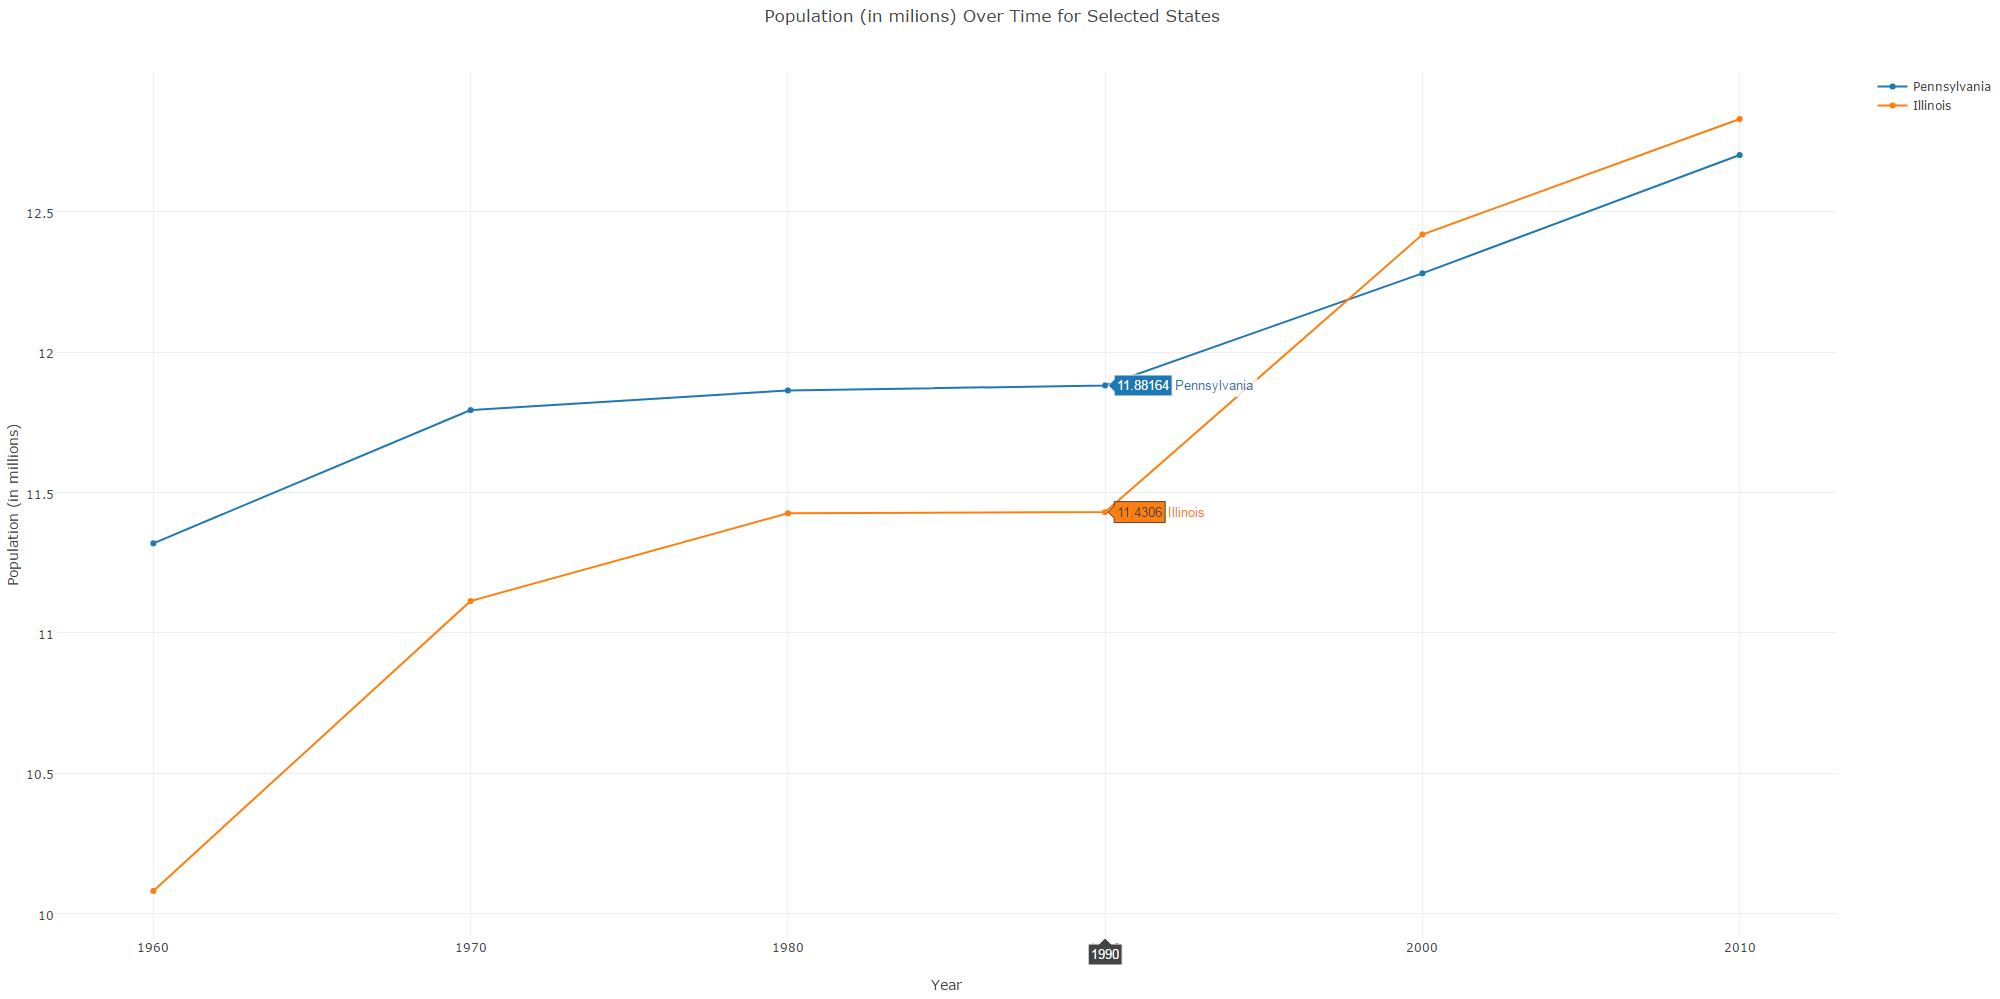

Reproduce this figure in Python.
# This script creates an interactive line graph using 'census_data.csv'.

# A description of 'census_data.csv' can be found in 'census_data_scrape_and_process.R'.

################
# IMPORT MODULES
################

# Import modules.
import os
import pandas as pd
import numpy as np
import plotly
from plotly.graph_objs import Scatter, Layout

#############
# IMPORT DATA
#############

# Set working directory.
# This obviously needs to be changed depending on the computer being used.
os.chdir('D:\\Users\\JBansal\\Documents\\GitHub\\visualizations')

# Load data.
census_data = pd.read_csv('census_data.csv',
                          encoding = 'latin-1')

################
# TRANSFORM DATA
################

# Divide population values by 1000000 for easier graph viewing.
census_data['1960'] = census_data['1960'] / 1000000
census_data['1970'] = census_data['1970'] / 1000000
census_data['1980'] = census_data['1980'] / 1000000
census_data['1990'] = census_data['1990'] / 1000000
census_data['2000'] = census_data['2000'] / 1000000
census_data['2010'] = census_data['2010'] / 1000000

# Subset data.
census_subset = census_data[census_data['Name'].isin(['Pennsylvania', 'Illinois'])][['Name', '1960', '1970', '1980', '1990', '2000', '2010']]

# Reset 'census_subset' index.
census_subset.reset_index(drop = True,
                          inplace = True)

# Melt 'census_subset' to allow line graph and rename columns.
census_subset = pd.melt(census_subset,
                        id_vars = 'Name')
census_subset.columns = ['State', 'Year', 'Population']

###########
# PLOT DATA
###########

# Add Pennsylvania line.
penn = Scatter(x = census_subset['Year'].unique(),
               y = census_subset[census_subset['State'] == 'Pennsylvania']['Population'],
               name = 'Pennsylvania')

# Add Illinois line.
ill = Scatter(x = census_subset['Year'].unique(),
              y = census_subset[census_subset['State'] == 'Illinois']['Population'],
              name = 'Illinois')

# Add layout.
layout = dict(title = 'Population (in milions) Over Time for Selected States',
              xaxis = dict(title = 'Year'),
              yaxis = dict(title = 'Population (in millions)'))

# Plot.
line_graph = [penn, ill]
plotly.offline.plot(dict(data = line_graph,
                         layout = layout))
